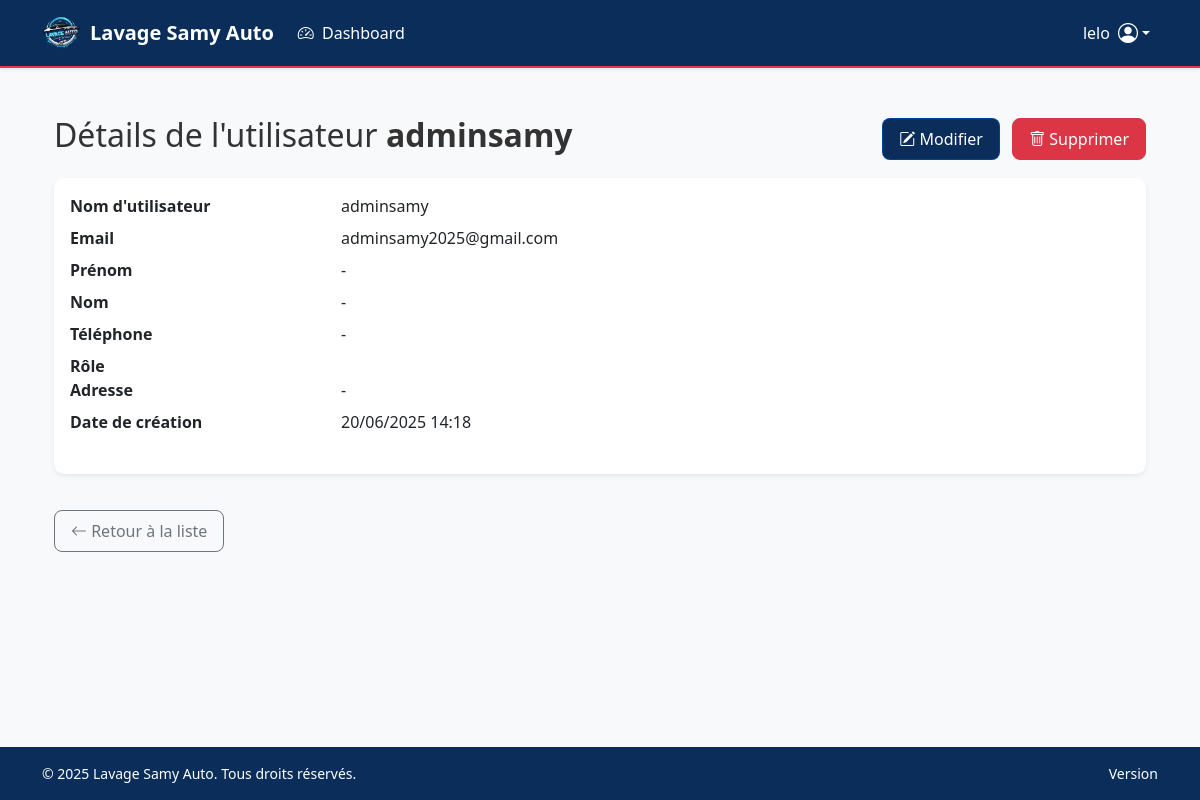
The page /gestion/utilisateurs/1/ (signed in) on the database its author committed.
### core/models.py (models this page shows, shortened)
class User(AbstractUser):
    ROLES = (
        ('admin', 'Admin'),
        ('caissier', 'Caissier'),
        ('laveur', 'Laveur'),
        ('superviseur', 'Superviseur'),
    )
    email = models.EmailField(unique=True)
    USERNAME_FIELD = 'email'
    REQUIRED_FIELDS = ['username']  # username est toujours requis pour AbstractUser
    nom_complet = models.CharField(max_length=100)
    role = models.CharField(max_length=20, choices=ROLES)
    telephone = models.CharField(max_length=20, blank=True)
    adresse = models.CharField(max_length=255, blank=True)
    date_creation = models.DateTimeField(auto_now_add=True)
    class Meta:
        ordering = ['-date_creation']

### gestion/views.py (the view)
# urls.py: path('utilisateurs/<int:pk>/', views.UserDetailView.as_view(), name='utilisateur-detail'),
class UserDetailView(LoginRequiredMixin, UserPassesTestMixin, DetailView):
    model = User
    template_name = 'gestion/utilisateurs/detail.html'
    context_object_name = 'user_detail'
    def test_func(self):
        return self.request.user.role == 'admin'

### gestion/templates/gestion/utilisateurs/detail.html (shortened to what this page needs)
{% extends "base.html" %}
{% block content %}
<div class="container mt-4">
  <div class="d-flex justify-content-between align-items-center mb-3">
    <h2>Détails de l'utilisateur <strong>{{ user_detail.username }}</strong></h2>
    <div>
      <a href="{% url 'gestion:utilisateur-update' user_detail.pk %}" class="btn btn-primary me-2">
        <i class="bi bi-pencil-square"></i> Modifier
      </a>
      <a href="{% url 'gestion:utilisateur-delete' user_detail.pk %}" class="btn btn-danger">
        <i class="bi bi-trash"></i> Supprimer
      </a>
    </div>
  </div>
  <div class="card shadow-sm">
    <div class="card-body">
      <dl class="row">
        <dt class="col-sm-3">Nom d'utilisateur</dt>
        <dd class="col-sm-9">{{ user_detail.username }}</dd>
        <dt class="col-sm-3">Email</dt>
        <dd class="col-sm-9">{{ user_detail.email }}</dd>
        <dt class="col-sm-3">Prénom</dt>
        <dd class="col-sm-9">{{ user_detail.first_name|default:"-" }}</dd>
        <dt class="col-sm-3">Nom</dt>
        <dd class="col-sm-9">{{ user_detail.last_name|default:"-" }}</dd>
        <dt class="col-sm-3">Téléphone</dt>
        <dd class="col-sm-9">{{ user_detail.telephone|default:"-" }}</dd>
        <dt class="col-sm-3">Rôle</dt>
        <dd class="col-sm-9">{{ user_detail.role }}</dd>
        <dt class="col-sm-3">Adresse</dt>
        <dd class="col-sm-9">{{ user_detail.adresse|default:"-" }}</dd>
        <dt class="col-sm-3">Date de création</dt>
        <dd class="col-sm-9">{{ user_detail.date_joined|date:"d/m/Y H:i" }}</dd>
      </dl>
    </div>
  </div>
  <a href="{% url 'gestion:utilisateur-list' %}" class="btn btn-outline-secondary mt-3">
    <i class="bi bi-arrow-left"></i> Retour à la liste
  </a>
</div>
{% endblock %}

### core/templates/base.html (shortened to what this page needs)
{% load static %}
<!DOCTYPE html>
<html lang="fr" data-bs-theme="light">
<head>
    <link href="https://cdn.jsdelivr.net/npm/bootstrap@5.3.0/dist/css/bootstrap.min.css" rel="stylesheet">
    <link rel="stylesheet" href="https://cdn.jsdelivr.net/npm/bootstrap-icons@1.10.0/font/bootstrap-icons.css">
    <link href="{% static 'core/css/styles.css' %}" rel="stylesheet">
</head>
<body class="d-flex flex-column min-vh-100">
   <nav class="navbar navbar-expand-lg navbar-dark sticky-top shadow-sm" style="background-color: #0a2d5a; border-bottom: 2px solid #e63946;">
        <div class="container">
            <a class="navbar-brand d-flex align-items-center" href="{% url 'gestion:dashboard' %}">
                <img src="{% static 'core/images/logo.png' %}"
                     alt="Logo Lavage Samy Auto"
                     width="40"
                     height="40"
                     class="d-inline-block align-top me-2"
                     loading="lazy">
                <span class="fw-bold">Lavage Samy Auto</span>
            </a>
            <div class="collapse navbar-collapse" id="mainNavbar">
                <ul class="navbar-nav me-auto">
                    {% if user.is_authenticated %}
                        <li class="nav-item">
                            <a class="nav-link {% if request.resolver_match.url_name == 'dashboard' %}active{% endif %}"
                               href="{% url 'gestion:dashboard' %}">
                                <i class="bi bi-speedometer2 me-1"></i> Dashboard
                            </a>
                        </li>
                    {% endif %}
                </ul>
                <ul class="navbar-nav">
                    {% if user.is_authenticated %}
                    <li class="nav-item dropdown">
                        <a class="nav-link dropdown-toggle d-flex align-items-center"
                           href="#"
                           role="button"
                           data-bs-toggle="dropdown"
                           aria-expanded="false">
                            <span class="me-2 d-none d-sm-inline">{{ user.get_full_name|default:user.username }}</span>
                            <i class="bi bi-person-circle fs-5"></i>
                        </a>
                    </li>
                    {% else %}
                    <li class="nav-item">
                        <a class="nav-link" href="{% url 'login' %}">
                            <i class="bi bi-box-arrow-in-right me-1"></i> Connexion
                        </a>
                    </li>
                    {% endif %}
                </ul>
            </div>
        </div>
    </nav>
    <main class="container flex-grow-1 my-4">
        {% block content %}{% endblock %}
    </main>
  <footer class="py-3 mt-auto" style="background-color: #0a2d5a; color: white;">
        <div class="container">
            <div class="row align-items-center">
                <div class="col-md-6 text-center text-md-start">
                    <p class="mb-0 small">
                        &copy; {% now "Y" %} Lavage Samy Auto. Tous droits réservés.
                    </p>
                </div>
                <div class="col-md-6 text-center text-md-end">
                    <p class="mb-0 small">
                        Version {{ APP_VERSION }}
                    </p>
                </div>
            </div>
        </div>
    </footer>
</body>
</html>

### core/static/core/css/styles.css (style rules this page uses)
body { font-family: 'Segoe UI', Tahoma, Geneva, Verdana, sans-serif; background-color: #f8f9fa; color: #333; }
:root { --primary-blue: #0a2d5a; --accent-blue: #004cb0b5; --light-blue: #a8dadc; --pure-white: #ffffff; }
.card { border: none; border-radius: 10px; box-shadow: 0 0 15px rgba(0, 0, 0, 0.05); margin-bottom: 20px; }
.btn { border-radius: 8px; padding: 8px 16px; font-weight: 500; }
.nav-link { color: var(--pure-white) !important; transition: all 0.3s; }
footer { background-color: var(--primary-blue) !important; color: var(--pure-white) !important; }
.btn-primary { background-color: var(--primary-blue); border-color: var(--accent-blue); }

### rows shown on the page
User: get_full_name "lelo"
User: username "adminsamy", email "adminsamy2025@gmail.com", first_name "-", last_name "-", telephone "-", adresse "-", date_joined "20/06/2025 14:18"
